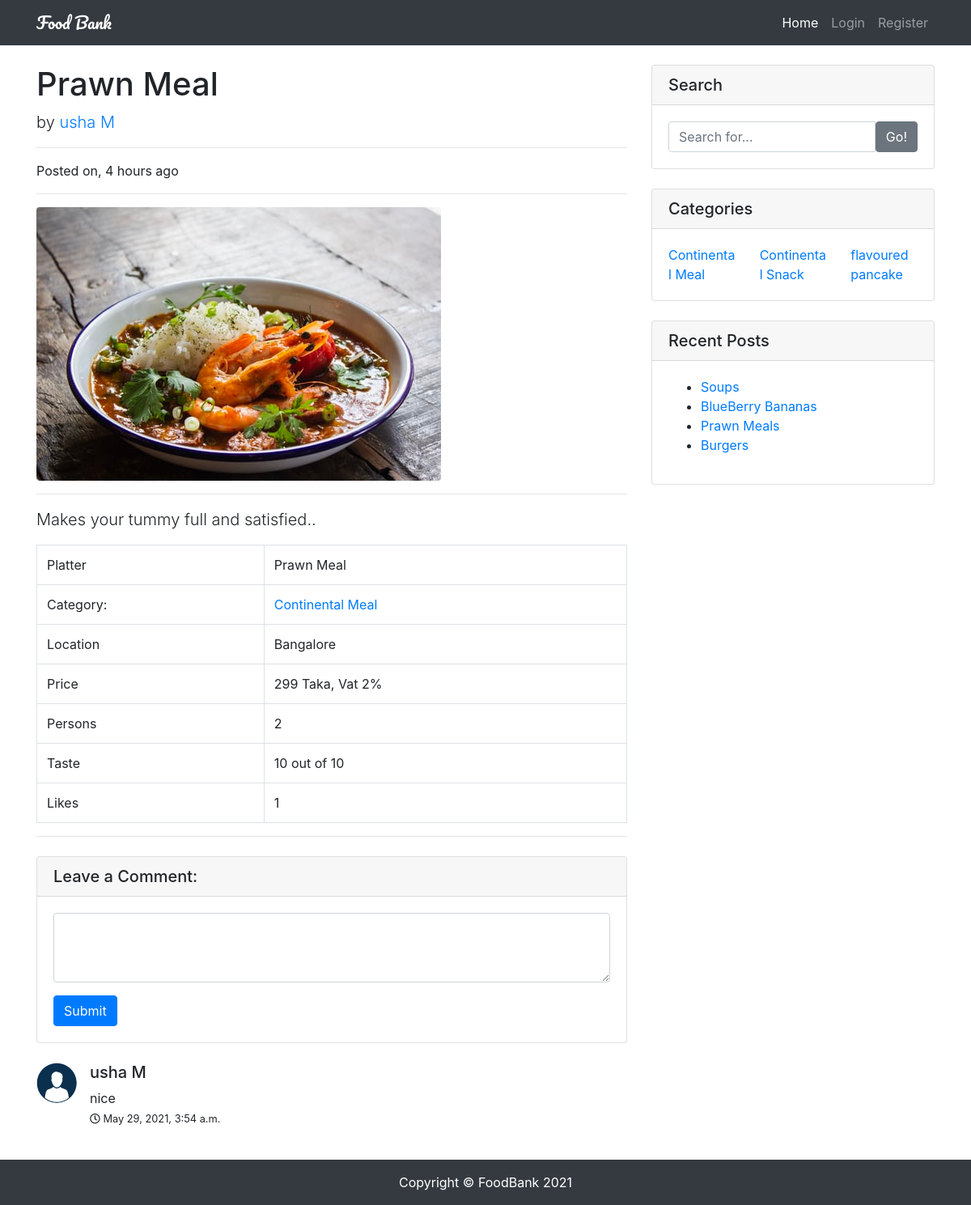
Screenshot of /prawn-meal/ with the database file from the repository.
### restaurants/models.py (models this page shows, shortened)
class Restaurant(models.Model):
    user = models.ForeignKey(User, on_delete=models.CASCADE)
    title = models.CharField(max_length=120)
    image = models.ImageField(upload_to='restaurants/')
    categories = models.CharField(max_length=120)
    location = models.CharField(max_length=120)
    price = models.IntegerField()
    vat = models.PositiveIntegerField(default=0)
    taste = models.PositiveIntegerField(choices=choices)
    persons = models.PositiveIntegerField(choices=choices)
    details = models.TextField()
    slug = models.SlugField(unique=True, blank=True)
    likes = models.ManyToManyField(User, related_name='post_likes', blank=True)
    views = models.IntegerField(default=0,blank=True)
    created_at = models.DateTimeField(auto_now_add=True)
    updated_at = models.DateTimeField(auto_now=True)
    is_active = models.BooleanField(default=True)
    def likes_count(self):
        return self.likes.count()
    def get_categories(self):
        cats = self.categories.split(',')
        return cats

class Comment(models.Model):
    user = models.ForeignKey(User, on_delete=models.CASCADE)
    post = models.ForeignKey(Restaurant, on_delete=models.CASCADE, related_name='comments')
    text = models.TextField(max_length=500)
    created_at = models.DateTimeField(auto_now_add=True)

### accounts/models.py (models this page shows, shortened)
class Profile(models.Model):
    user = models.OneToOneField(User,on_delete=models.CASCADE)
    image = models.ImageField(upload_to='profiles',default='profiles/default.jpg')

### restaurants/views.py (the view, shortened to what this page needs)
# urls.py: path('<slug:slug>/', RestaurantDetailView.as_view(), name='detail'),
class RestaurantDetailView(DetailView):
    queryset = Restaurant.objects.all()

### restaurants/context_processor.py (called while the page is built)
def categories(request):
    cat_list = []
    all_cat = Restaurant.objects.all()
    for cat in all_cat:
        name_list = cat.categories.split(',')
        for item in name_list:
            cat_list.append(item)
    cat_dict = {'categories': set(cat_list)}
    return cat_dict

def user_liked_posts(request):
    if request.user.is_authenticated:
        posts = Restaurant.objects.filter(likes=request.user.id)
        return {'user_liked_posts': posts}
    else:
        return {'user_liked_posts': None}

def recent_posts(request):
    posts = Restaurant.objects.all().order_by('-created_at')[:5]
    return {'recent_posts': posts}

### templates/restaurants/restaurant_detail.html (shortened to what this page needs)
{% extends 'base.html' %}
{% load humanize %}
{% block content %}
<div class="row">
    <div class="col-lg-8">
        <h1 class="mt-4">{{ object.title }}</h1>
        <p class="lead">
            by
            {% if object.user.get_full_name %}
            <a href="/?author={{ object.user }}">{{ object.user.get_full_name }}</a>
            {% else %}
            <a href="/?author={{ object.user }}">{{ object.user.username }}</a>
            {% endif %}
        </p>
        <hr>
        <p>Posted on, {{ object.created_at|naturaltime }}</p>
        <hr>
        <img class="img-fluid rounded" src="{{ object.image.url }}" alt="{{ object.title }}">
        <hr>
        <p class="lead">{{ object.details }}</p>
        <table class="table table-bordered">
            <tbody>
                <tr>
                    <td>Platter</td>
                    <td>{{ object.title }}</td>
                </tr>
                <tr>
                    <td>Category:</td>
                    <td>
                        {% for cat in object.get_categories %}
                        <a href="/?cat={{ cat }}">{{ cat }}</a>
                        {% endfor %}
                    </td>
                </tr>
                <tr>
                    <td>Location</td>
                    <td>{{ object.location }}</td>
                </tr>
                <tr>
                    <td>Price</td>
                    <td>{{ object.price }} Taka, Vat {{ object.vat }}%</td>
                </tr>
                <tr>
                    <td>Persons</td>
                    <td>{{ object.persons }}</td>
                </tr>
                <tr>
                    <td>Taste</td>
                    <td>{{ object.taste }} out of 10</td>
                </tr>
                <tr>
                    <td>Likes</td>
                    <td>{{ object.likes_count }}</td>
                </tr>
            </tbody>
        </table>
        <hr>
        <div class="card my-4">
            <h5 class="card-header">Leave a Comment:</h5>
            <div class="card-body">
                <form action="." method="POST">
                    <div class="form-group">
                        <textarea name="comment" class="form-control" rows="3" required></textarea>
                    </div>
                    <button type="submit" class="btn btn-primary">Submit</button>
                </form>
            </div>
        </div>
        {% if object.comments.all %}
        {% for comment in object.comments.all %}
        <div class="media mb-4">
            <img class="d-flex mr-3 rounded-circle comment_pic" src="{{ comment.user.profile.image.url }}" alt="Image">
            <div class="media-body">
                <h5 class="mt-0">{{ comment.user.get_full_name }}</h5>
                <p>{{ comment.text }}<br>
                    <small><i class="far fa-clock"></i>&nbsp{{ comment.created_at }}</small>
                </p>
            </div>
        </div>
        {% endfor %}
        {% endif %}
    </div>
    {% endblock content %}

### templates/partials/_widgets.html
<div class="col-md-4">
    <div class="card my-4">
        <h5 class="card-header">Search</h5>
        <div class="card-body">
            <form action="{% url 'home' %}" method="get">
                <div class="input-group">
                    <input type="search" name='q' class="form-control" placeholder="Search for..." value="{{ request.GET.q }}" required>
                    <span class="input-group-btn">
                        <button class="btn btn-secondary" type="submit">Go!</button>
                    </span>
                </div>
            </form>
        </div>
    </div>
    <div class="card my-4">
        <h5 class="card-header">Categories</h5>
        <div class="card-body">
            <div class="row">
                {% for cat in categories %}
                <div class="col-md-4">
                <a href="{% url 'home' %}?q={{ request.GET.q }}&cat={{ cat }}">{{ cat }}</a>
                </div>
                {% endfor %}
            </div>
        </div>
    </div>
    <div class="card my-4">
        <h5 class="card-header">Recent Posts</h5>
        <div class="card-body">
            <ul>
                {% for post in recent_posts %}
                <li><a href="/{{ post.slug }}">{{ post.title }}s</a></li>
                {% endfor %}
            </ul>
        </div>
    </div>
</div>
</div>

### static/restaurants/css/style.css (style rules this page uses)
body { padding-top: 56px; }
.comment_pic { width: 50px; height: 50px; }

### rows the page displays
Restaurant: title "Prawn Meal", user.get_full_name "usha M", created_at "4 hours ago", image (picture), details "Makes your tummy full and satisfied..", get_categories "Continental Meal", location "Bangalore", price "299", vat "2", persons "2", taste "10", likes_count "1", categories "Continental Meal"
Comment: user.profile.image (placeholder picture), user.get_full_name "usha M", text "nice", created_at "May 29, 2021, 3:54 a.m."
Restaurant: categories "Continental Snack", title "Burger"
Restaurant: categories "flavoured pancake", title "BlueBerry Banana"
Restaurant: title "Soup"
